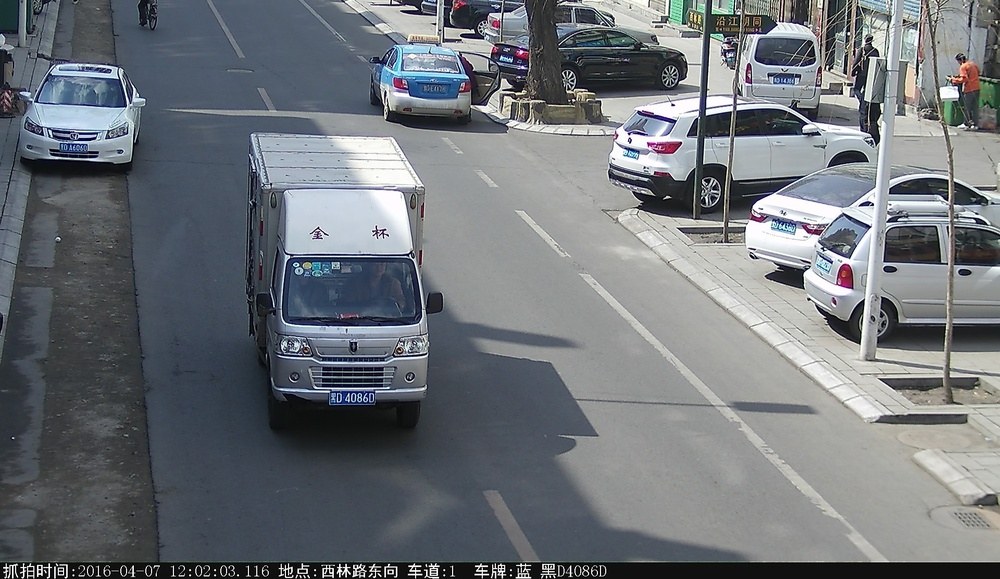
#> input picture test.jpg, 1000 x 579 px, shrunk from 1920 x 1112 before the run
$ python -i CharSegment.py   (imports and definitions only)
#> lines starting #> are read from the running program, lines starting #| are printed output that depends on the picture; after the words box and inside, x2 and y2 are one past the last pixel; in counts of white or black regions, pixels touching at a corner belong together
### Function.py
#!/usr/bin/env python
#coding=gbk
import cv2
import numpy as np
import math
class Func(object):
    color = dict()
    color['UNKNOWN'] = 0
    color['BLUE'] = 1
    color['YELLOW'] = 2
    direction = dict()
    direction['UNKNOWN'] = 0
    direction['VERTICAL'] = 1
    direction['HORIZONTAL'] = 2
    @classmethod
    def colorMatch(cls, src, color_r, minsv):
        '''
        根据图像和颜色模板，获取对应的二值图
        :param color_r: 颜色模板，蓝色或者黄色
        :param minsv: 如果是True:则最小值取决于H，按比例衰减，否则使用固定值
        :param src: 输入RGB图
        :return:
        '''
        max_sv = 255.0
        minref_sv = 64.0
        minabs_sv = 95.0

        #蓝色的H范围
        min_blue = 100
        max_blue = 140
        #黄色的H范围
        min_yellow = 15
        max_yellow = 40
        #转到HSV空间进行处理，使用H分量进行颜色匹配
        src_hsv = cv2.cvtColor(src, cv2.COLOR_BGR2HSV)
        h, s, v = cv2.split(src_hsv)
        r = cv2.equalizeHist(v)
        src_hsv = cv2.merge((h, s, v))
        #匹配模板基色
        min_H = 0
        max_H = 0
        if color_r == cls.color['BLUE']:
            min_H = min_blue
            max_H = max_blue
        elif color_r == cls.color['YELLOW']:
            min_H = min_yellow
            max_H = max_yellow
        diff_H = (max_H - min_H)/2.0
        avg_H = int(min_H + diff_H)
        rows, cols, channels = src_hsv.shape
        for i in range(rows):
            for j in range(cols):
                H = src_hsv[i][j][0] & 0xFF
                S = src_hsv[i][j][1] & 0xFF
                V = src_hsv[i][j][2] & 0xFF
                colorMatched = False
                if H > min_H and H < max_H:
                    H_diff = 0
                    if H > avg_H :
                        H_diff = int(H - avg_H)
                    else :
                        H_diff = int(avg_H - H)

                    H_diff_p = H_diff * 1.0 / diff_H

                    min_sv = 0.0
                    if minsv :
                        min_sv = minref_sv - minref_sv * 1.0 / 2 * (1- H_diff_p)
                    else :
                        min_sv = minabs_sv
                    if ((S > min_sv and S <= max_sv) and (V > min_sv and V < max_sv)):
                        colorMatched = True
                if colorMatched == True:
                    src_hsv[i][j][0] = 0
                    src_hsv[i][j][1] = 0
                    src_hsv[i][j][2] = 255
                else:
                    src_hsv[i][j][0] = 0
                    src_hsv[i][j][1] = 0
                    src_hsv[i][j][2] = 0
        h, s, v = cv2.split(src_hsv)
        return v

    @classmethod
    def plateColorJudge(cls, src, color_r, minsv):
        '''
        :param src: 车牌矩阵
        :param color_r: 颜色模板
        :param minsv: 同上
        :return:
        '''
        thresh = 0.49
        gray = cls.colorMatch(src, color_r, minsv)
        row, col = gray.shape
        percent = cv2.countNonZero(gray) * 1.0 / gray.size
        if percent > thresh:
            return True
        else:
            return False

    # [59 lines left out: functions getHistogram, features, not called in this run]

    @classmethod
    def get_plate_type(cls, plate_src, minsv):
        if cls.plateColorJudge(plate_src, cls.color['BLUE'], minsv) == True:
            return cls.color['BLUE']
        elif cls.plateColorJudge(plate_src, cls.color['YELLOW'], minsv) == True:
            return cls.color['YELLOW']
        else:
            return cls.color['UNKNOWN']


    # [9 lines left out: function get_pixel_feture, not called in this run]

### CharSegment.py
#!/usr/bin/env python
#coding=gbk
import cv2
import numpy as np
import Function
import random
class CharSegment(object):
    def __init__(self):
        self.char_size = 20
        self.horizontal = 1
        self.vertical = 0
        self.rivet_size = 7
        self.mat_width = 136
        self.color_threshold = 150
        self.blue_percent = 0.3
        self.white_percent = 0.1

    def char_segment(self, plate_img):
        if len(plate_img) == 0 or len(plate_img[0]) == 0:
            return
        #灰度化
        plate_grey = cv2.cvtColor(plate_img, cv2.COLOR_RGB2GRAY)

        width = plate_img.shape[1]
        height = plate_img.shape[0]
        #去除车牌边框的影响
        temp_plate = plate_img[int(height * 0.1):int(height *0.9),int(width * 0.1):int(width * 0.9)]
        #去除铆钉,按颜色不同选择不同的灰度化选项
        if Function.Func.get_plate_type(temp_plate, True) == Function.Func.color['BLUE']:
            _,img_threshold = cv2.threshold(plate_grey, 10, 255, cv2.THRESH_OTSU + cv2.THRESH_BINARY)
        elif Function.Func.get_plate_type(temp_plate, True) == Function.Func.color['YELLOW']:
            _,img_threshold = cv2.threshold(plate_grey, 10, 255, cv2.THRESH_OTSU + cv2.THRESH_BINARY_INV)
        else:
            _, img_threshold = cv2.threshold(plate_grey, 10, 255, cv2.THRESH_OTSU + cv2.THRESH_BINARY)
        cv2.imwrite('static/images/temp/charsegment/车牌二值化.jpg', img_threshold)
        #去除车牌上方以及下方干扰
        img_threshold = self.clear_rivet(img_threshold)
        cv2.imwrite('static/images/temp/charsegment/去除铆钉.jpg', img_threshold)
        #找字符轮廓
        plate_contours = img_threshold.copy()
        contours,_ = cv2.findContours(plate_contours, cv2.RETR_EXTERNAL, cv2.CHAIN_APPROX_NONE)
        res_rect = []
        for contour in contours :
            rect = cv2.boundingRect(contour)
            x, y, w, h = rect
            char = img_threshold[y-2:y+h+2,x:x+w]
            if self.verify_size(char):
                res_rect.append(rect)
        if len(res_rect) <= 0:
            return False
        #排序
        sorted_rect = sorted(res_rect, key = lambda x:x[0])
        #得到城市标识
        spec_indx = self.get_speci_rect(sorted_rect)
        if spec_indx >= len(sorted_rect):
            return False
        x, y, w, h = sorted_rect[spec_indx]
        spec_char = img_threshold[y:y+h,x:x+w]
        cv2.imwrite("static/images/temp/charsegment/代表字母.jpg", spec_char)
        #获取中文字符的Rect
        chinese_rect = self.get_chinese_rect(sorted_rect[spec_indx])
        x, y, w, h = chinese_rect
        chinese_char = img_threshold[y:y+h,x:x+w]
        #chinese_char = plate_img[y:y+h,x:x+w]
        cv2.imwrite("static/images/temp/charsegment/汉字.jpg", chinese_char)
        chars_rect = self.rebuild_rect(sorted_rect,spec_indx,chinese_rect)
        i = 0
        chars_img = []
        ran = random.randint(1,100)
        for char_rect in chars_rect :
            x, y, w, h = char_rect
            char = img_threshold[y:y+h,x:x+w]
            #char = plate_img[y:y+h,x:x+w]
            pro_process_char = self.pre_process_char(char)
            chars_img.append(pro_process_char)
            cv2.imwrite('static/images/temp/charsegment/字符{0}-{1}.jpg'.format(ran,i),pro_process_char)
            i += 1
        return chars_img

    def pre_process_char(self, char_img):
        h = char_img.shape[0]
        w = char_img.shape[1]
        char_size = self.char_size
        transform_char = np.eye(2,3,dtype=np.float32)
        max_w_h = w
        if h > w:
            max_w_h = h
        transform_char[0][2] = (max_w_h - w) / 2.0
        transform_char[1][2] = (max_w_h - h) / 2.0
        warp_image = cv2.warpAffine(char_img, transform_char, (max_w_h,max_w_h),flags=cv2.INTER_LINEAR,borderMode=cv2.BORDER_CONSTANT,borderValue=(0))
        out = cv2.resize(warp_image, (char_size,char_size))
        return out

    def rebuild_rect(self, sorted_rect, spec_indx, chinese_rect):
        #重建字符顺序
        out = [chinese_rect]
        count = 6
        for i in range(len(sorted_rect)):
            if i < spec_indx :
                continue
            out.append(sorted_rect[i])
            count -= 1
            if count == 0:
                break
        return out

    def get_chinese_rect(self, rect_spec):
        height = rect_spec[3]
        new_width = rect_spec[2] * 1.5
        x = rect_spec[0]
        y = rect_spec[1]
        newx = x - int(new_width)
        if newx < 0 :
            newx = 0
        chinese_rect = (newx,y,int(new_width), height)
        return chinese_rect

    def clear_rivet(self, plate_src):
        '''
        去除车牌上方的铆钉
        :param plate_src:
        :return:
        '''
        size = self.rivet_size
        row = plate_src.shape[0]
        col = plate_src.shape[1]
        jump = np.zeros((row))
        for i in range(row):
            jump_count = 0
            for j in range(col -1):
                if plate_src[i][j] != plate_src[i][j + 1]:
                    jump_count += 1
            jump[i] = float(jump_count)

        for i in range(row):
            if jump[i] < size :
                for j in range(col):
                    plate_src[i][j] = 0
        return plate_src

    def verify_size(self, char_img):
        ratio = 45.0 / 90.0
        row = char_img.shape[0]
        col = char_img.shape[1]
        if row == 0 or col == 0 :
            return False
        char_ratio = col * 1.0 / row
        error = 0.7
        min_height = 10.0
        max_height = 35.0
        min_ratio = 0.05
        max_ratio = ratio + ratio * error
        area = cv2.countNonZero(char_img)
        char_area = row * col
        perc_pixel = area * 1.0 / char_area
        return perc_pixel <= 1 and char_ratio > min_ratio and char_ratio < max_ratio and row > min_height and row < max_height

    def get_speci_rect(self, char_rects):
        #寻找城市代表字母

        max_height = 0
        max_width = 0
        pos = []
        #最大宽度和最大高度,最宽的为汉子，字母大概为汉字的0.8宽左右，高为0.9左右，且为于车牌的1/7到2/7之间
        for rect in char_rects:
            pos.append(rect[0])
            if rect[2] > max_width:
                max_width = rect[2]
            if rect[3] > max_height:
                max_height = rect[3]
        spec_indx = 0
        i = 0
        #(rect (x,y,w,h)）
        for rect in char_rects:
            midx = rect[0] + rect[2] / 2.0
            if (rect[2] > max_width * 0.7 or rect[3] > max_height * 0.9) and (midx < self.mat_width * 2.0 / 7 and midx > self.mat_width / 7.0):
                spec_indx = i
            i += 1
        return spec_indx

>>> import cv2
>>> picture = cv2.cvtColor(cv2.imread('test.jpg'), cv2.COLOR_BGR2RGB)
>>> result = CharSegment().char_segment(picture)
#> in char_segment, `temp_plate = plate_img[int(height * 0.1):int(height *0.9),int(width * ..`:
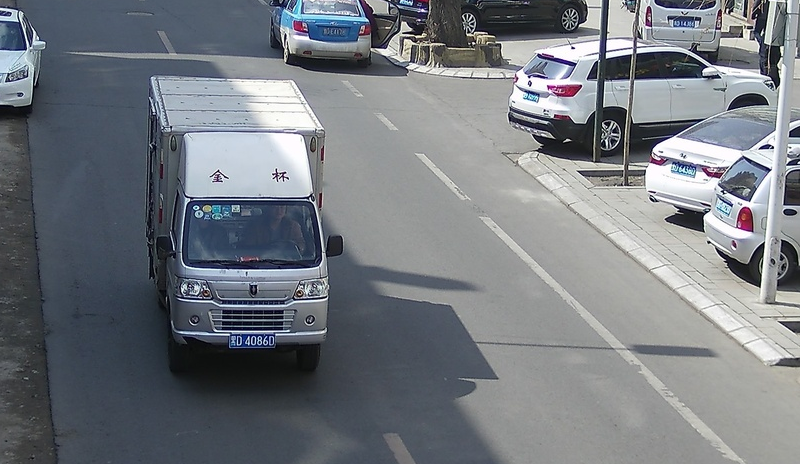
#> temp_plate: shape (464, 800, 3); mean R, G, B 117, 121.8, 127.9
#> in colorMatch, `src_hsv = cv2.cvtColor(src, cv2.COLOR_BGR2HSV)`: src_hsv: shape (464, 800, 3); mean H, S, V 37.1, 35.9, 129.2
#> in colorMatch, `h, s, v = cv2.split(src_hsv)`:
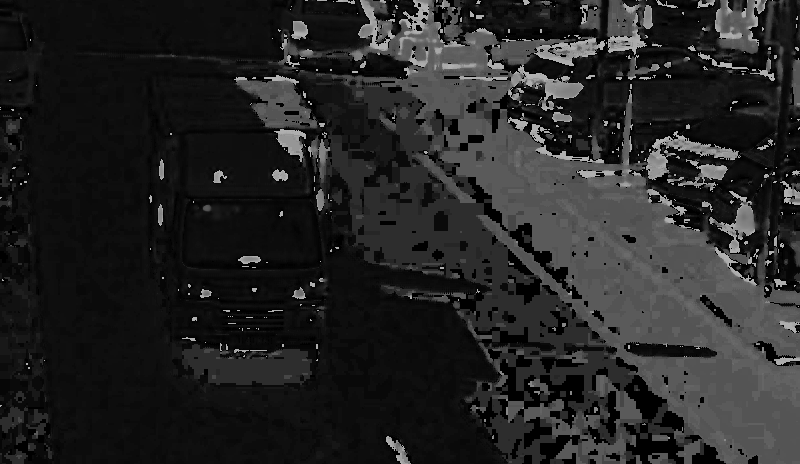
#> h: shape (464, 800); min 0, max 179, mean 37.1
#> in colorMatch, `h, s, v = cv2.split(src_hsv)`:
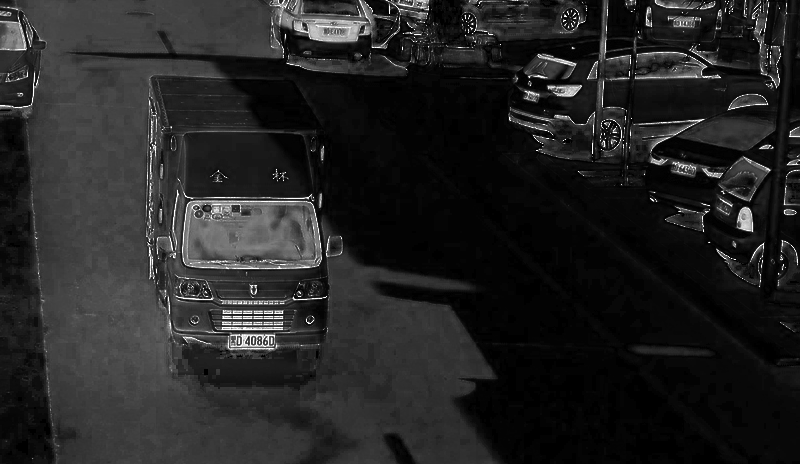
#> s: shape (464, 800); min 0, max 255, mean 35.9
#> in colorMatch, `r = cv2.equalizeHist(v)`:
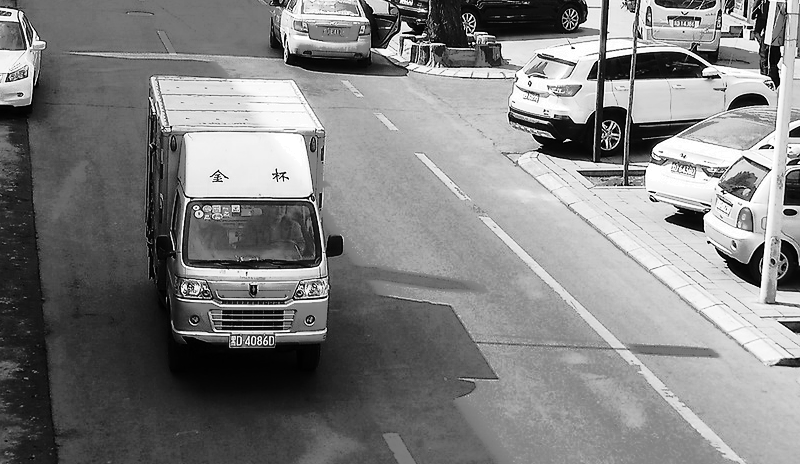
#> r: shape (464, 800); min 0, max 255, mean 128.4
#> after the loop in colorMatch, `for i in range(rows):`: src_hsv: shape (464, 800, 3); mean H, S, V 0, 0, 0.8
#> in colorMatch, `h, s, v = cv2.split(src_hsv)`: h: shape (464, 800); every value is 0
#> in colorMatch, `h, s, v = cv2.split(src_hsv)`:
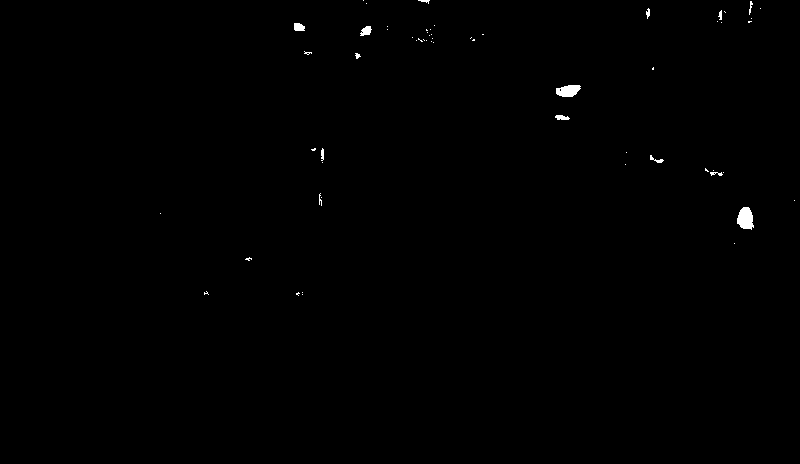
#> v: shape (464, 800); 0.3% white; 59 white regions (45 under 20 px), largest, box (x1, y1, x2, y2) and area: (737, 207, 754, 230) 288, (556, 85, 581, 97) 227, (360, 26, 372, 36) 80
#> in plateColorJudge, `percent = cv2.countNonZero(gray) * 1.0 / gray.size`: percent = 0.00298
#> after the loop in colorMatch (call 2), `for i in range(rows):`: src_hsv: shape (464, 800, 3); mean H, S, V 0, 0, 3.1
#> in colorMatch (call 2), `h, s, v = cv2.split(src_hsv)`: v: shape (464, 800); 1.2% white; 413 white regions (357 under 20 px), largest, box (x1, y1, x2, y2) and area: (280, 0, 368, 29) 677, (195, 205, 240, 221) 354, (671, 166, 696, 176) 126
#> in char_segment, `_, img_threshold = cv2.threshold(plate_grey, 10, 255, cv2.THRESH_OTSU ..`: img_threshold: shape (579, 1000); 44.1% white; 1011 white regions (894 under 20 px), largest, box (x1, y1, x2, y2) and area: (167, 0, 1000, 562) 231705, (20, 59, 146, 163) 5287, (277, 250, 429, 375) 3711
#> after the loop in clear_rivet, `for i in range(row):`:
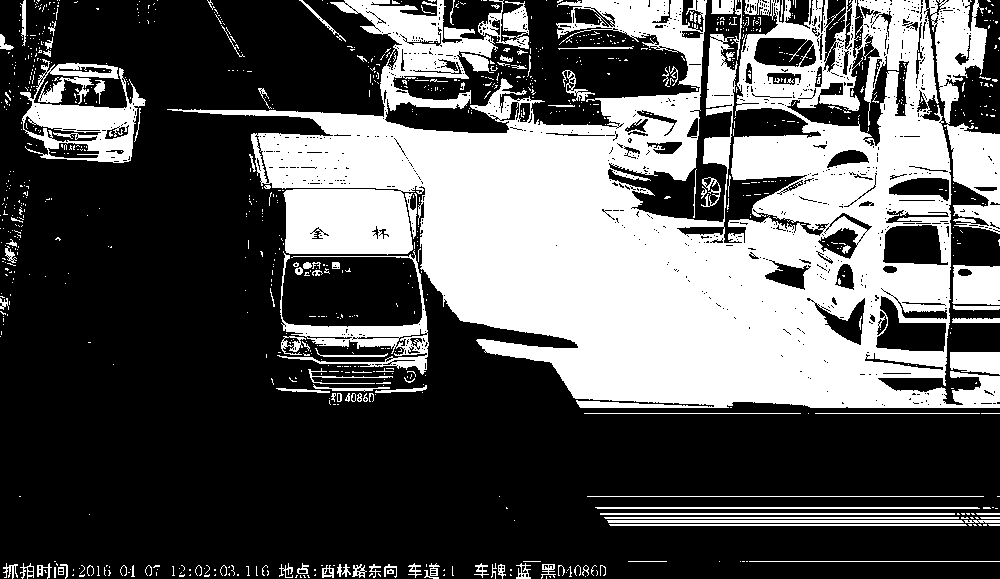
#> plate_src: shape (579, 1000); 34.9% white; 1033 white regions (903 under 20 px)
#> in char_segment, `contours,_ = cv2.findContours(plate_contours, cv2.RETR_EXTERNAL, cv2.C..`: contours = 912 contours, 844 with area under 20; largest, box (x1, y1, x2, y2) and area: (167, 0, 1000, 408) 190288, (20, 59, 146, 163) 6456, (277, 250, 429, 375) 3470, (952, 265, 1000, 305) 1713, (478, 0, 529, 49) 1059
#> the loop in char_segment, `for contour in contours :` made 912 passes
#> contour on passes 38 to 40: [[73, 569], [73, 570]], [[204, 568]], [[179, 568]]
#> the loop in get_speci_rect, `for rect in char_rects:` made 99 passes
#> rect on passes 1 to 12: (0, 298, 9, 12), (0, 34, 14, 16), (3, 563, 15, 16), (5, 246, 12, 17), (5, 92, 6, 9), (19, 207, 4, 8), (20, 563, 14, 16), (32, 75, 2, 9), (37, 563, 15, 16), (42, 5, 3, 7), (43, 50, 8, 7), (45, 37, 8, 13)
#> the loop in rebuild_rect, `for i in range(len(sorted_rect)):` made 6 passes
#> the loop in char_segment, `for char_rect in chars_rect :` made 7 passes
#> pass 3, in pre_process_char (call 3), `out = cv2.resize(warp_image, (char_size,char_size))`:
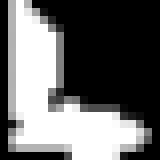
#> out: shape (20, 20) (shown 8 times larger); min 0, max 255, mean 103
